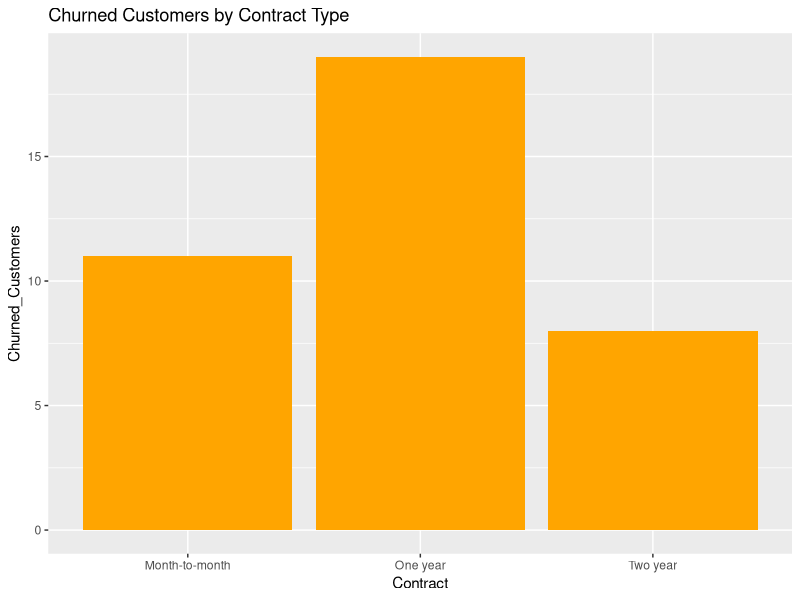

R code for this plot:

# Customer Churn Analysis

library(tidyverse)

churn_data <- read.csv("customer_churn.csv")

summary <- churn_data %>%
  group_by(Contract) %>%
  summarise(Churned_Customers = sum(Churn == "Yes"))

print(summary)

# Visualization
library(ggplot2)
ggplot(summary, aes(x=Contract, y=Churned_Customers)) +
  geom_bar(stat="identity", fill="orange") +
  labs(title="Churned Customers by Contract Type")
